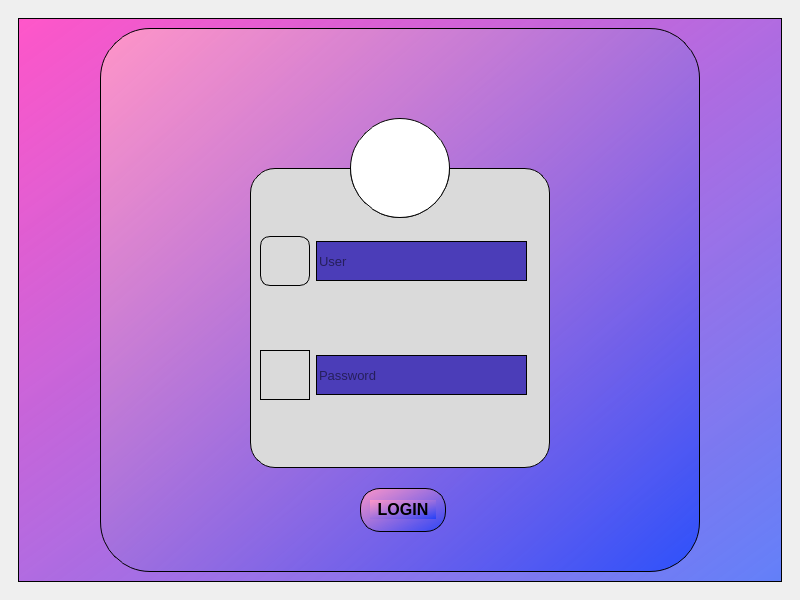
<?xml version="1.0" encoding="UTF-8"?>
<ui version="4.0">
 <class>MainWindow</class>
 <widget class="QMainWindow" name="MainWindow">
  <property name="geometry">
   <rect>
    <x>0</x>
    <y>0</y>
    <width>800</width>
    <height>600</height>
   </rect>
  </property>
  <property name="windowTitle">
   <string>MainWindow</string>
  </property>
  <widget class="QWidget" name="centralwidget">
   <layout class="QHBoxLayout" name="horizontalLayout">
    <item>
     <widget class="QStackedWidget" name="stackedWidget">
      <property name="currentIndex">
       <number>0</number>
      </property>
      <widget class="QWidget" name="page">
       <layout class="QHBoxLayout" name="horizontalLayout_3">
        <item>
         <widget class="QFrame" name="frame">
          <property name="styleSheet">
           <string notr="true">border:1px solid black;

background-color: qlineargradient(spread:pad, x1:0, y1:0, x2:1, y2:1, stop:0 rgba(255, 83, 200, 250), stop:1 rgba(0, 50, 255, 150));
</string>
          </property>
          <property name="frameShape">
           <enum>QFrame::StyledPanel</enum>
          </property>
          <property name="frameShadow">
           <enum>QFrame::Raised</enum>
          </property>
          <layout class="QHBoxLayout" name="horizontalLayout_2">
           <item>
            <widget class="QFrame" name="frame_24">
             <property name="minimumSize">
              <size>
               <width>600</width>
               <height>500</height>
              </size>
             </property>
             <property name="maximumSize">
              <size>
               <width>600</width>
               <height>600</height>
              </size>
             </property>
             <property name="styleSheet">
              <string notr="true">border:1px solid black;
border-radius:50px;

background-color: qlineargradient(spread:pad, x1:0, y1:0, x2:1, y2:1, stop:0 rgba(255, 150, 200, 250), stop:1 rgba(0, 50, 255, 150));</string>
             </property>
             <property name="frameShape">
              <enum>QFrame::StyledPanel</enum>
             </property>
             <property name="frameShadow">
              <enum>QFrame::Raised</enum>
             </property>
             <widget class="QFrame" name="frame_27">
              <property name="geometry">
               <rect>
                <x>150</x>
                <y>140</y>
                <width>300</width>
                <height>300</height>
               </rect>
              </property>
              <property name="sizePolicy">
               <sizepolicy hsizetype="Expanding" vsizetype="Expanding">
                <horstretch>0</horstretch>
                <verstretch>0</verstretch>
               </sizepolicy>
              </property>
              <property name="minimumSize">
               <size>
                <width>300</width>
                <height>300</height>
               </size>
              </property>
              <property name="maximumSize">
               <size>
                <width>600</width>
                <height>150</height>
               </size>
              </property>
              <property name="styleSheet">
               <string notr="true">border-radius:25px;
background-color: rgb(218, 218, 218);
</string>
              </property>
              <property name="frameShape">
               <enum>QFrame::StyledPanel</enum>
              </property>
              <property name="frameShadow">
               <enum>QFrame::Raised</enum>
              </property>
              <widget class="QLineEdit" name="user_login">
               <property name="geometry">
                <rect>
                 <x>66</x>
                 <y>73</y>
                 <width>211</width>
                 <height>40</height>
                </rect>
               </property>
               <property name="sizePolicy">
                <sizepolicy hsizetype="Expanding" vsizetype="Fixed">
                 <horstretch>40</horstretch>
                 <verstretch>0</verstretch>
                </sizepolicy>
               </property>
               <property name="minimumSize">
                <size>
                 <width>40</width>
                 <height>40</height>
                </size>
               </property>
               <property name="font">
                <font>
                 <pointsize>10</pointsize>
                </font>
               </property>
               <property name="styleSheet">
                <string notr="true">	background-color: transparent;
background-color: rgb(75, 61, 184);
color: rgb(0, 0, 0);</string>
               </property>
               <property name="placeholderText">
                <string>User</string>
               </property>
              </widget>
              <widget class="QLineEdit" name="password_login">
               <property name="geometry">
                <rect>
                 <x>66</x>
                 <y>187</y>
                 <width>211</width>
                 <height>40</height>
                </rect>
               </property>
               <property name="minimumSize">
                <size>
                 <width>0</width>
                 <height>40</height>
                </size>
               </property>
               <property name="font">
                <font>
                 <pointsize>10</pointsize>
                </font>
               </property>
               <property name="styleSheet">
                <string notr="true">	background-color: transparent;
background-color: rgb(75, 61, 184);
color: rgb(0, 0, 0)</string>
               </property>
               <property name="echoMode">
                <enum>QLineEdit::Password</enum>
               </property>
               <property name="placeholderText">
                <string>Password</string>
               </property>
              </widget>
              <widget class="QLabel" name="label_14">
               <property name="geometry">
                <rect>
                 <x>10</x>
                 <y>68</y>
                 <width>50</width>
                 <height>50</height>
                </rect>
               </property>
               <property name="minimumSize">
                <size>
                 <width>40</width>
                 <height>40</height>
                </size>
               </property>
               <property name="maximumSize">
                <size>
                 <width>50</width>
                 <height>50</height>
                </size>
               </property>
               <property name="sizeIncrement">
                <size>
                 <width>0</width>
                 <height>0</height>
                </size>
               </property>
               <property name="font">
                <font>
                 <pointsize>12</pointsize>
                 <weight>75</weight>
                 <bold>true</bold>
                </font>
               </property>
               <property name="styleSheet">
                <string notr="true">border-radius:10px;</string>
               </property>
               <property name="text">
                <string/>
               </property>
               <property name="pixmap">
                <pixmap>im.png</pixmap>
               </property>
               <property name="scaledContents">
                <bool>true</bool>
               </property>
              </widget>
              <widget class="QLabel" name="label_19">
               <property name="geometry">
                <rect>
                 <x>10</x>
                 <y>182</y>
                 <width>50</width>
                 <height>50</height>
                </rect>
               </property>
               <property name="sizePolicy">
                <sizepolicy hsizetype="Preferred" vsizetype="Preferred">
                 <horstretch>0</horstretch>
                 <verstretch>0</verstretch>
                </sizepolicy>
               </property>
               <property name="minimumSize">
                <size>
                 <width>30</width>
                 <height>30</height>
                </size>
               </property>
               <property name="maximumSize">
                <size>
                 <width>50</width>
                 <height>50</height>
                </size>
               </property>
               <property name="font">
                <font>
                 <pointsize>12</pointsize>
                 <weight>75</weight>
                 <bold>true</bold>
                </font>
               </property>
               <property name="styleSheet">
                <string notr="true">border-radius:0px;</string>
               </property>
               <property name="text">
                <string/>
               </property>
               <property name="pixmap">
                <pixmap>../../Downloads/user (7).png</pixmap>
               </property>
               <property name="scaledContents">
                <bool>true</bool>
               </property>
              </widget>
              <widget class="QLabel" name="label_20">
               <property name="geometry">
                <rect>
                 <x>100</x>
                 <y>-50</y>
                 <width>100</width>
                 <height>100</height>
                </rect>
               </property>
               <property name="minimumSize">
                <size>
                 <width>50</width>
                 <height>50</height>
                </size>
               </property>
               <property name="maximumSize">
                <size>
                 <width>100</width>
                 <height>100</height>
                </size>
               </property>
               <property name="font">
                <font>
                 <pointsize>12</pointsize>
                 <weight>75</weight>
                 <bold>true</bold>
                </font>
               </property>
               <property name="styleSheet">
                <string notr="true">background-color: rgb(255, 255, 255);
border-radius:50px;</string>
               </property>
               <property name="text">
                <string/>
               </property>
               <property name="pixmap">
                <pixmap>../../Downloads/user (6).png</pixmap>
               </property>
               <property name="scaledContents">
                <bool>true</bool>
               </property>
              </widget>
             </widget>
             <widget class="QFrame" name="frame_25">
              <property name="geometry">
               <rect>
                <x>240</x>
                <y>0</y>
                <width>121</width>
                <height>106</height>
               </rect>
              </property>
              <property name="minimumSize">
               <size>
                <width>100</width>
                <height>100</height>
               </size>
              </property>
              <property name="styleSheet">
               <string notr="true">border:none;
background-color: transparent;</string>
              </property>
              <property name="frameShape">
               <enum>QFrame::StyledPanel</enum>
              </property>
              <property name="frameShadow">
               <enum>QFrame::Raised</enum>
              </property>
             </widget>
             <widget class="QFrame" name="frame_26">
              <property name="geometry">
               <rect>
                <x>260</x>
                <y>460</y>
                <width>86</width>
                <height>44</height>
               </rect>
              </property>
              <property name="styleSheet">
               <string notr="true">border-radius:20px;</string>
              </property>
              <property name="frameShape">
               <enum>QFrame::StyledPanel</enum>
              </property>
              <property name="frameShadow">
               <enum>QFrame::Raised</enum>
              </property>
              <layout class="QGridLayout" name="gridLayout_14">
               <item row="0" column="0">
                <widget class="QPushButton" name="login_btn">
                 <property name="font">
                  <font>
                   <pointsize>12</pointsize>
                   <weight>75</weight>
                   <bold>true</bold>
                  </font>
                 </property>
                 <property name="styleSheet">
                  <string notr="true">border-radius:10px;
color: rgb(0, 0, 0);
border:none;</string>
                 </property>
                 <property name="text">
                  <string>LOGIN</string>
                 </property>
                </widget>
               </item>
              </layout>
             </widget>
             <widget class="QLabel" name="label_21">
              <property name="geometry">
               <rect>
                <x>250</x>
                <y>90</y>
                <width>100</width>
                <height>100</height>
               </rect>
              </property>
              <property name="minimumSize">
               <size>
                <width>50</width>
                <height>50</height>
               </size>
              </property>
              <property name="maximumSize">
               <size>
                <width>100</width>
                <height>100</height>
               </size>
              </property>
              <property name="font">
               <font>
                <pointsize>12</pointsize>
                <weight>75</weight>
                <bold>true</bold>
               </font>
              </property>
              <property name="styleSheet">
               <string notr="true">background-color: rgb(255, 255, 255);
border-radius:50px;</string>
              </property>
              <property name="text">
               <string/>
              </property>
              <property name="pixmap">
               <pixmap>../../Downloads/user (6).png</pixmap>
              </property>
              <property name="scaledContents">
               <bool>true</bool>
              </property>
             </widget>
             <zorder>frame_25</zorder>
             <zorder>frame_26</zorder>
             <zorder>frame_27</zorder>
             <zorder>label_21</zorder>
            </widget>
           </item>
          </layout>
         </widget>
        </item>
       </layout>
      </widget>
      <widget class="QWidget" name="page_2">
       <layout class="QHBoxLayout" name="horizontalLayout_4">
        <item>
         <widget class="QFrame" name="frame_2">
          <property name="styleSheet">
           <string notr="true">border:1px solid black;</string>
          </property>
          <property name="frameShape">
           <enum>QFrame::StyledPanel</enum>
          </property>
          <property name="frameShadow">
           <enum>QFrame::Raised</enum>
          </property>
         </widget>
        </item>
       </layout>
      </widget>
     </widget>
    </item>
   </layout>
  </widget>
 </widget>
 <resources>
  <include location="icon.qrc"/>
 </resources>
 <connections/>
</ui>
